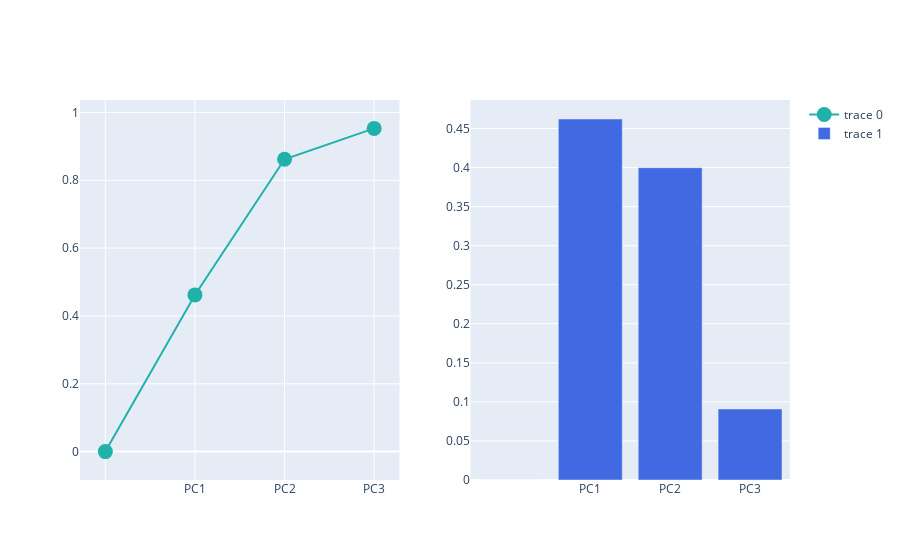

The cell this chart's notebook holds for it:
### Code cell
# Explained variance + cumulative variance (Separate Plot)

from plotly.subplots import make_subplots
import plotly.graph_objects as go

fig = make_subplots(rows=1, cols=2)

fig.add_trace(
    go.Scatter(
        x=df_explained_variance['PC'],
        y=df_explained_variance['Cumulative Variance'],
        marker=dict(size=15, color='LightSeaGreen')
    ), row=1, col=1
)

fig.add_trace(
    go.Bar(
        x=df_explained_variance['PC'],
        y=df_explained_variance['Explained Variance'],
        marker=dict(color='RoyalBlue')
    ), row=1, col=2
)

fig.show()

### Figure 1 — Plotly figure (JSON) as saved in the notebook; plotly's stock layout.template omitted (floating-point values rounded to 4 significant figures)
{"data": [{"marker": {"color": "LightSeaGreen", "size": 15}, "type": "scatter", "x": ["", "PC1", "PC2", "PC3"], "xaxis": "x", "y": [0, 0.462, 0.862, 0.953], "yaxis": "y"}, {"marker": {"color": "RoyalBlue"}, "type": "bar", "x": ["", "PC1", "PC2", "PC3"], "xaxis": "x2", "y": [0, 0.4622, 0.3999, 0.09094], "yaxis": "y2"}], "layout": {"xaxis": {"anchor": "y", "domain": [0, 0.45]}, "xaxis2": {"anchor": "y2", "domain": [0.55, 1]}, "yaxis": {"anchor": "x", "domain": [0, 1]}, "yaxis2": {"anchor": "x2", "domain": [0, 1]}}}
